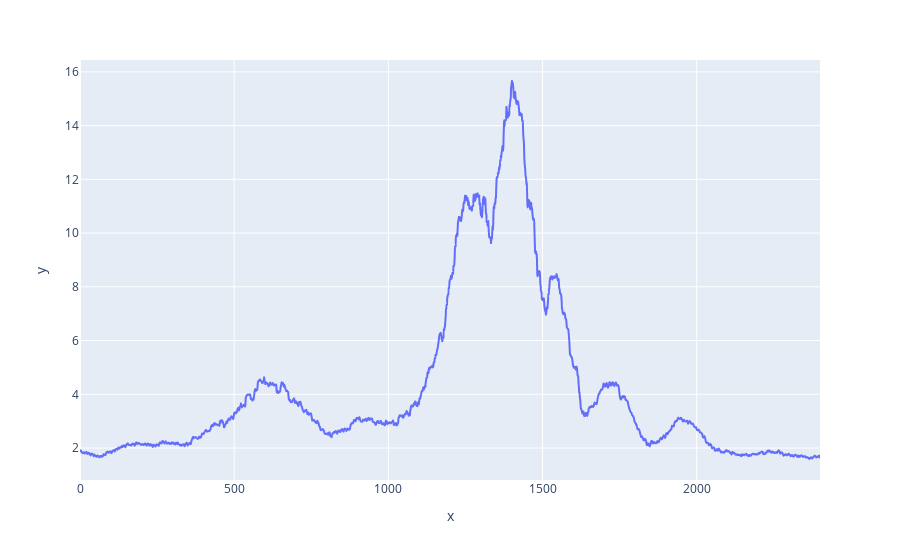

Source (notebook cell):
### Code cell
#2 MA - not working
window_size = 100
window = np.ones(window_size) / window_size
ma_data_convolved = np.convolve(rec, window, mode='valid')
plot(ma_data_convolved)

### Figure 1 — Plotly figure (JSON) as saved in the notebook; plotly's stock layout.template omitted (floating-point values rounded to 4 significant figures; data arrays with more than 128 entries replaced by an {"elided": "..."} marker saying what was removed)
{"data": [{"hovertemplate": "x=%{x}<br>y=%{y}<extra></extra>", "legendgroup": "", "line": {"color": "#636efa", "dash": "solid"}, "marker": {"symbol": "circle"}, "mode": "lines", "name": "", "showlegend": false, "type": "scattergl", "x": {"elided": "2401 int values"}, "xaxis": "x", "y": {"elided": "2401 float values"}, "yaxis": "y"}], "layout": {"legend": {"tracegroupgap": 0}, "margin": {"t": 60}, "xaxis": {"anchor": "y", "domain": [0, 1], "title": {"text": "x"}}, "yaxis": {"anchor": "x", "domain": [0, 1], "title": {"text": "y"}}}}
